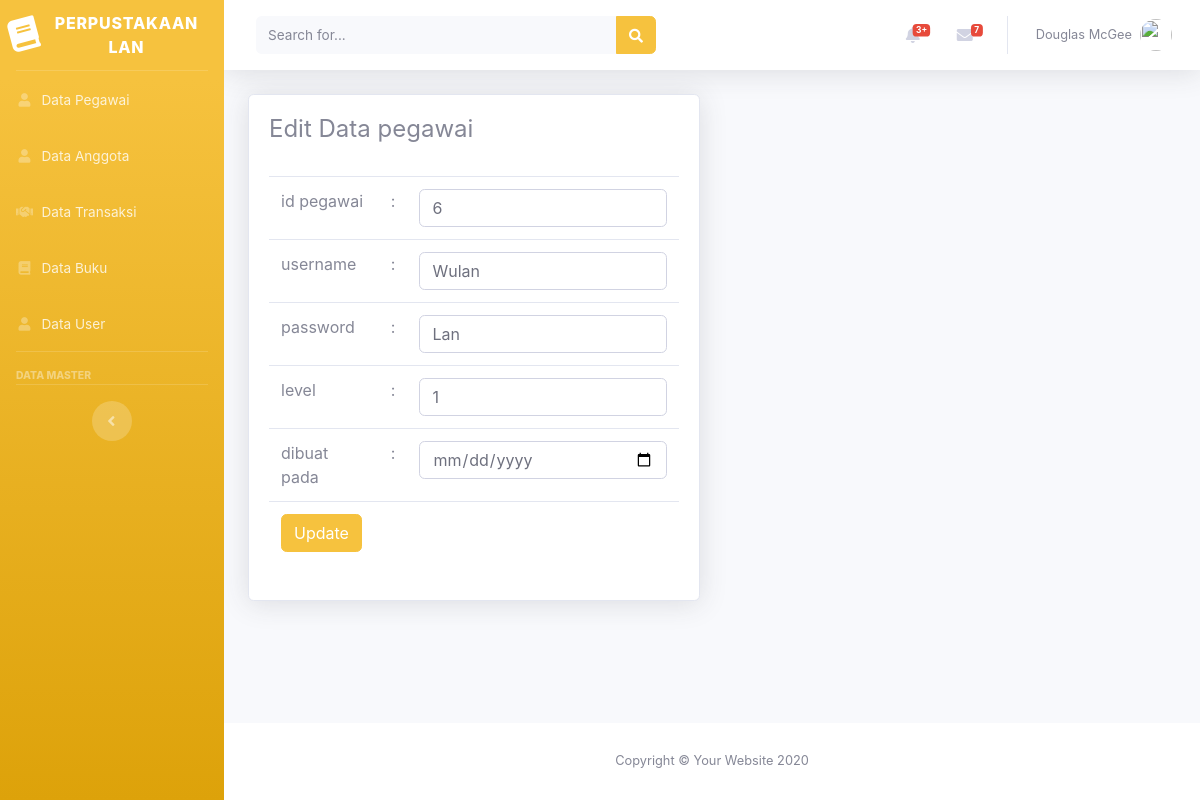
Screenshot of /perpustakaan_Lan/beranda.php?page=user&aksi=edit&id=11 with the database file from the repository.
### tables this page shows
CREATE TABLE `tabel_user` (
  `id_user` int(5) NOT NULL,
  `id_pegawai` int(5) NOT NULL,
  `username` varchar(50) NOT NULL,
  `password` varchar(50) NOT NULL,
  `level` int(1) NOT NULL,
  `dibuatpada` datetime NOT NULL
);

### perpustakaan_Lan/views/user/edituser.php (the view, shortened to what this page needs)
<?php
    @$id = $_GET['id'];
    $sql    = "select * from tabel_user where id_user=$id";
    $show   = $db->query($sql);
    $hasil  = mysqli_fetch_assoc($show);
?>
<div class="container-fluid">
    <div class="row">
        <div class="col-lg-6">
            <div class="card shadow mb-4">
                <div class="card-body">
                    <div class="table-responsive">
                        <h4>Edit Data pegawai</h4>
                        <br>
                        <form action="model/user/prosesupdateuser.php" method="POST">
                            <table class="table">
                                <tr>
                                    <td>id pegawai</td>
                                    <td>:</td>
                                    <td><input type="text" class="form-control" name="id_pegawai" id="id_pegawai"
                                            value="<?php echo $hasil['id_pegawai']?>"></td>
                                </tr>
                                <tr>
                                    <td>username</td>
                                    <td>:</td>
                                    <td><input type="text" class="form-control" name="username" id="username"
                                            value="<?php echo $hasil['username']?>"></td>
                                </tr>
                                <tr>
                                    <td>password</td>
                                    <td>:</td>
                                    <td><input type="text" class="form-control" name="password" id="password"
                                            value="<?php echo $hasil['password']?>"></td>
                                </tr>
                                <tr>
                                    <td>level</td>
                                    <td>:</td>
                                    <td><input type="text" class="form-control" name="level" id="level"
                                            value="<?php echo $hasil['level']?>"></td>
                                </tr>
                                <tr>
                                    <td>dibuat pada</td>
                                    <td>:</td>
                                    <td><input type="date" class="form-control" name="dibuatpada" id="dibuatpada"
                                            value="<?php echo $hasil['dibuatpada']?>"></td>
                                </tr>
                                <tr>
                                    <td colspan="3">
                                        <input type="submit" class="btn btn-warning" value="Update">
                                    </td>
                                </tr>
                            </table>
                        </form>
                    </div>
                </div>
            </div>
        </div>
    </div>
</div>

### rows the page displays
tabel_user: id_pegawai "6", username "Wulan", password "Lan", level "1"
